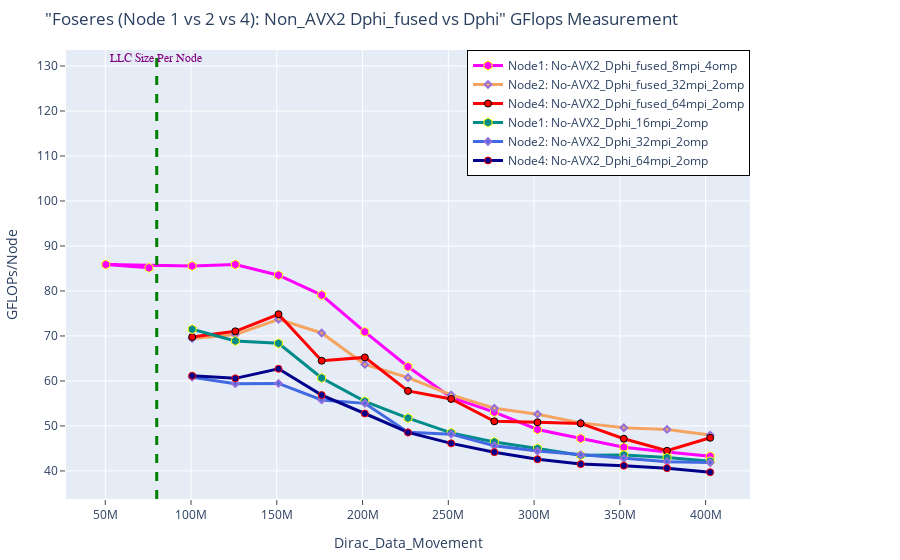

The notebook cell saved with this chart:
### Markdown cell above
# MACRO Best cases on Node 1, 2 and 4

### Code cell
fig = go.Figure() 

# MACRO Fused Case
fig.add_trace(go.Scatter(x=(dfn1MacFusNonProb_8mpi_4omp.Dirc_Data_Mov*(dfn1MacFusNonProb_8mpi_4omp.MPI_size)), 
                         y=(dfn1MacFusNonProb_8mpi_4omp.GFLOPS*(dfn1MacFusNonProb_8mpi_4omp.MPI_size)), 
                         mode='lines+markers', 
                         name='Node1: No-AVX2_Dphi_fused_8mpi_4omp',
                         line=dict(color='magenta',width=3),
                         marker=dict(symbol='hexagon',size=9, line=dict(color='yellow',width=1))))

fig.add_trace(go.Scatter(x=(dfn2MacFusNonProb_32mpi_2omp.Dirc_Data_Mov*(dfn2MacFusNonProb_32mpi_2omp.MPI_size/2)), 
                         y=(dfn2MacFusNonProb_32mpi_2omp.GFLOPS*(dfn2MacFusNonProb_32mpi_2omp.MPI_size/2)), 
                         mode='lines+markers', 
                         name='Node2: No-AVX2_Dphi_fused_32mpi_2omp',
                         line=dict(color='sandybrown',width=3),
                         marker=dict(symbol='diamond',size=5,line=dict(color='MediumPurple',width=2))))

fig.add_trace(go.Scatter(x=(dfn4MacFusnonProb_64mpi_2omp.Dirc_Data_Mov*(dfn4MacFusnonProb_64mpi_2omp.MPI_size/4)), 
                         y=(dfn4MacFusnonProb_64mpi_2omp.GFLOPS*(dfn4MacFusnonProb_64mpi_2omp.MPI_size/4)), 
                         mode='lines+markers', 
                         name='Node4: No-AVX2_Dphi_fused_64mpi_2omp',
                         line=dict(color='red',width=3),
                         marker=dict(symbol='circle',size=7, line=dict(color='black',width=1))))


# MACRO Non_fused Case
fig.add_trace(go.Scatter(x=(dfn1MacNonFusNonProb_16mpi_2omp.Dirc_Data_Mov*(dfn1MacNonFusNonProb_16mpi_2omp.MPI_size)), 
                         y=(dfn1MacNonFusNonProb_16mpi_2omp.GFLOPS*(dfn1MacNonFusNonProb_16mpi_2omp.MPI_size)), 
                         mode='lines+markers', 
                         name='Node1: No-AVX2_Dphi_16mpi_2omp',
                         line=dict(color='darkcyan',width=3),
                         marker=dict(symbol='hexagon',size=9, line=dict(color='yellow',width=1))))

fig.add_trace(go.Scatter(x=(dfn2MacNonFusNonProb_32mpi_2omp.Dirc_Data_Mov*(dfn2MacNonFusNonProb_32mpi_2omp.MPI_size/2)), 
                         y=(dfn2MacNonFusNonProb_32mpi_2omp.GFLOPS*(dfn2MacNonFusNonProb_32mpi_2omp.MPI_size/2)), 
                         mode='lines+markers', 
                         name='Node2: No-AVX2_Dphi_32mpi_2omp',
                         line=dict(color='royalblue',width=3),
                         marker=dict(symbol='diamond',size=5,line=dict(color='MediumPurple',width=2))))

fig.add_trace(go.Scatter(x=(dfn4MacNonFusNonProb_64mpi_2omp.Dirc_Data_Mov*(dfn4MacNonFusNonProb_64mpi_2omp.MPI_size/4)), 
                         y=(dfn4MacNonFusNonProb_64mpi_2omp.GFLOPS*(dfn4MacNonFusNonProb_64mpi_2omp.MPI_size/4)), 
                         mode='lines+markers', 
                         name='Node4: No-AVX2_Dphi_64mpi_2omp',
                         line=dict(color='darkblue',width=3),
                         marker=dict(symbol='circle',size=7, line=dict(color='red',width=1))))


# Adding a vertical line
fig.add_vline(x=80e6, line_width=3, line_dash="dash", line_color="green")
# fig.add_hline(y=1024, line_width=3, line_dash="dash", line_color="red")

# Add annotation
fig.add_annotation(
    x='80e6'
    , y=130
    , text=f'LLC Size Per Node'
    , yanchor='bottom'
    , showarrow=False
    , arrowhead=1
    , arrowsize=1
    , arrowwidth=2
    , arrowcolor="#636363"
    , ax=-20
    , ay=-30
    , font=dict(size=12, color="purple", family="Sans Serif")
    , align="left"
    ,)

fig.update_layout(title='"Foseres (Node 1 vs 2 vs 4): Non_AVX2 Dphi_fused vs Dphi" GFlops Measurement',
                  xaxis_title='Dirac_Data_Movement', 
                  yaxis_title='GFLOPs/Node', 
                  xaxis=dict(ticks="outside"),  
                  yaxis=dict(ticks="outside"),
                  legend=go.layout.Legend(bordercolor="black",borderwidth=1, x=1, xanchor="right", y=1, yanchor="top"),
                  margin=dict(l=50, r=150, t=50, b=50)
                 )

### Figure 1 — Plotly figure (JSON) as saved in the notebook; plotly's stock layout.template omitted (floating-point values rounded to 4 significant figures)
{"data": [{"line": {"color": "magenta", "width": 3}, "marker": {"line": {"color": "yellow", "width": 1}, "size": 9, "symbol": "hexagon"}, "mode": "lines+markers", "name": "Node1: No-AVX2_Dphi_fused_8mpi_4omp", "type": "scatter", "x": [75497472, 50331648, 100663296, 125829120, 150994944, 176160768, 201326592, 226492416, 251658240, 276824064, 301989888, 327155712, 352321536, 377487360, 402653184], "y": [85.14, 85.88, 85.56, 85.88, 83.51, 79.08, 70.92, 63.16, 56.32, 53.08, 49.22, 47.22, 45.27, 44.2, 43.26]}, {"line": {"color": "sandybrown", "width": 3}, "marker": {"line": {"color": "MediumPurple", "width": 2}, "size": 5, "symbol": "diamond"}, "mode": "lines+markers", "name": "Node2: No-AVX2_Dphi_fused_32mpi_2omp", "type": "scatter", "x": [100663296, 125829120, 150994944, 176160768, 201326592, 226492416, 251658240, 276824064, 301989888, 327155712, 352321536, 377487360, 402653184], "y": [69.43, 70.31, 73.72, 70.66, 63.67, 60.72, 56.9, 53.93, 52.61, 50.68, 49.59, 49.22, 47.96]}, {"line": {"color": "red", "width": 3}, "marker": {"line": {"color": "black", "width": 1}, "size": 7, "symbol": "circle"}, "mode": "lines+markers", "name": "Node4: No-AVX2_Dphi_fused_64mpi_2omp", "type": "scatter", "x": [100663296, 125829120, 150994944, 176160768, 201326592, 226492416, 251658240, 276824064, 301989888, 327155712, 352321536, 377487360, 402653184], "y": [69.76, 71.03, 74.83, 64.5, 65.23, 57.78, 56.0, 51.02, 50.81, 50.56, 47.16, 44.48, 47.37]}, {"line": {"color": "darkcyan", "width": 3}, "marker": {"line": {"color": "yellow", "width": 1}, "size": 9, "symbol": "hexagon"}, "mode": "lines+markers", "name": "Node1: No-AVX2_Dphi_16mpi_2omp", "type": "scatter", "x": [100663296, 125829120, 150994944, 176160768, 201326592, 226492416, 251658240, 276824064, 301989888, 327155712, 352321536, 377487360, 402653184], "y": [71.49, 68.9, 68.36, 60.66, 55.48, 51.75, 48.46, 46.45, 45.0, 43.47, 43.55, 42.96, 42.18]}, {"line": {"color": "royalblue", "width": 3}, "marker": {"line": {"color": "MediumPurple", "width": 2}, "size": 5, "symbol": "diamond"}, "mode": "lines+markers", "name": "Node2: No-AVX2_Dphi_32mpi_2omp", "type": "scatter", "x": [100663296, 125829120, 150994944, 176160768, 201326592, 226492416, 251658240, 276824064, 301989888, 327155712, 352321536, 377487360, 402653184], "y": [60.84, 59.39, 59.45, 55.78, 55.02, 48.58, 48.17, 45.59, 44.41, 43.58, 42.83, 42.06, 41.87]}, {"line": {"color": "darkblue", "width": 3}, "marker": {"line": {"color": "red", "width": 1}, "size": 7, "symbol": "circle"}, "mode": "lines+markers", "name": "Node4: No-AVX2_Dphi_64mpi_2omp", "type": "scatter", "x": [100663296, 125829120, 150994944, 176160768, 201326592, 226492416, 251658240, 276824064, 301989888, 327155712, 352321536, 377487360, 402653184], "y": [61.17, 60.58, 62.7, 56.86, 52.77, 48.55, 46.13, 44.17, 42.6, 41.52, 41.17, 40.62, 39.72]}], "layout": {"annotations": [{"align": "left", "arrowcolor": "#636363", "arrowhead": 1, "arrowsize": 1, "arrowwidth": 2, "ax": -20, "ay": -30, "font": {"color": "purple", "family": "Sans Serif", "size": 12}, "showarrow": false, "text": "LLC Size Per Node", "x": "80e6", "y": 130, "yanchor": "bottom"}], "legend": {"bordercolor": "black", "borderwidth": 1, "x": 1, "xanchor": "right", "y": 1, "yanchor": "top"}, "margin": {"b": 50, "l": 50, "r": 150, "t": 50}, "shapes": [{"line": {"color": "green", "dash": "dash", "width": 3}, "type": "line", "x0": 80000000, "x1": 80000000, "xref": "x", "y0": 0, "y1": 1, "yref": "y domain"}], "title": {"text": "\"Foseres (Node 1 vs 2 vs 4): Non_AVX2 Dphi_fused vs Dphi\" GFlops Measurement"}, "xaxis": {"ticks": "outside", "title": {"text": "Dirac_Data_Movement"}}, "yaxis": {"ticks": "outside", "title": {"text": "GFLOPs/Node"}}}}
